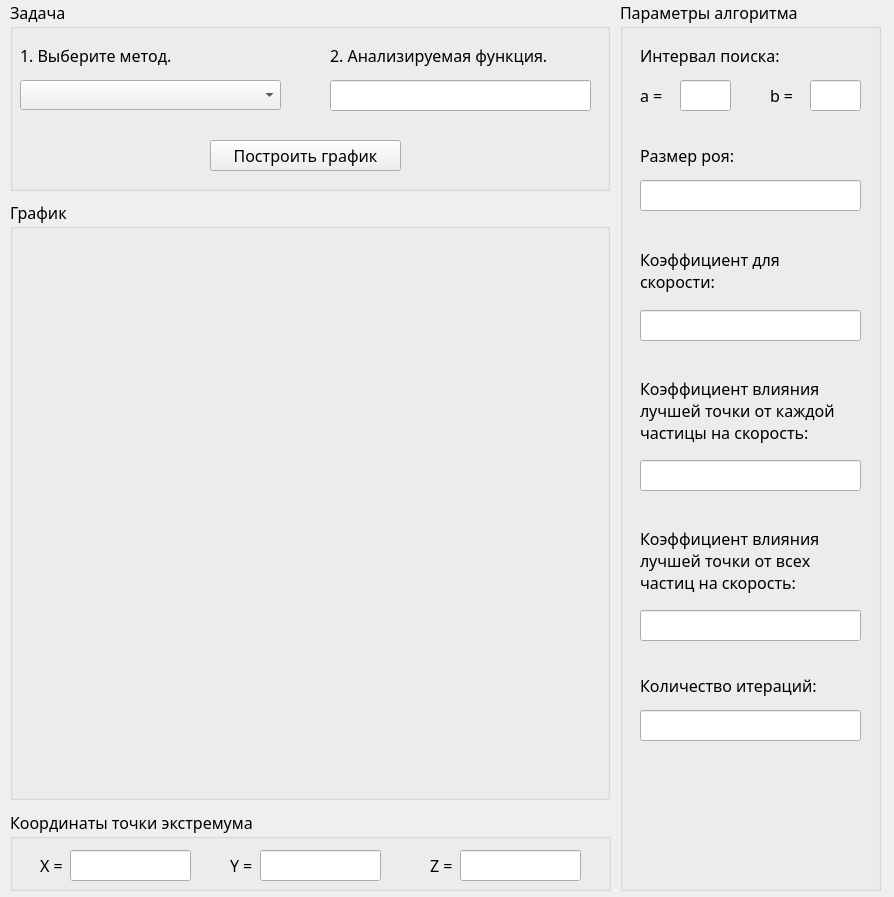
<?xml version="1.0" encoding="UTF-8"?>
<ui version="4.0">
 <class>MainWindow</class>
 <widget class="QMainWindow" name="MainWindow">
  <property name="geometry">
   <rect>
    <x>0</x>
    <y>0</y>
    <width>894</width>
    <height>897</height>
   </rect>
  </property>
  <property name="font">
   <font>
    <family>Calibri Light</family>
    <pointsize>12</pointsize>
   </font>
  </property>
  <property name="windowTitle">
   <string>Методы поисковой оптимизации</string>
  </property>
  <widget class="QWidget" name="centralwidget">
   <widget class="QGroupBox" name="groupBox">
    <property name="geometry">
     <rect>
      <x>10</x>
      <y>200</y>
      <width>600</width>
      <height>600</height>
     </rect>
    </property>
    <property name="title">
     <string>График</string>
    </property>
   </widget>
   <widget class="QGroupBox" name="groupBox_2">
    <property name="geometry">
     <rect>
      <x>10</x>
      <y>0</y>
      <width>600</width>
      <height>191</height>
     </rect>
    </property>
    <property name="title">
     <string>Задача</string>
    </property>
    <widget class="QComboBox" name="comboBox">
     <property name="geometry">
      <rect>
       <x>10</x>
       <y>80</y>
       <width>261</width>
       <height>30</height>
      </rect>
     </property>
     <property name="acceptDrops">
      <bool>false</bool>
     </property>
     <property name="autoFillBackground">
      <bool>false</bool>
     </property>
     <property name="editable">
      <bool>false</bool>
     </property>
     <property name="currentText">
      <string/>
     </property>
     <property name="currentIndex">
      <number>-1</number>
     </property>
     <property name="sizeAdjustPolicy">
      <enum>QComboBox::AdjustToContentsOnFirstShow</enum>
     </property>
     <property name="frame">
      <bool>true</bool>
     </property>
     <item>
      <property name="text">
       <string>Метод градиентного спуска с постоянным шагом</string>
      </property>
     </item>
     <item>
      <property name="text">
       <string>Симплекс-метод</string>
      </property>
     </item>
     <item>
      <property name="text">
       <string>Генетический алгоритм</string>
      </property>
     </item>
     <item>
      <property name="text">
       <string>Алгоритм роя частиц</string>
      </property>
     </item>
    </widget>
    <widget class="QLabel" name="label">
     <property name="geometry">
      <rect>
       <x>10</x>
       <y>40</y>
       <width>251</width>
       <height>31</height>
      </rect>
     </property>
     <property name="text">
      <string>1. Выберите метод.</string>
     </property>
    </widget>
    <widget class="QLabel" name="label_2">
     <property name="geometry">
      <rect>
       <x>320</x>
       <y>40</y>
       <width>241</width>
       <height>31</height>
      </rect>
     </property>
     <property name="text">
      <string>2. Анализируемая функция.</string>
     </property>
    </widget>
    <widget class="QLineEdit" name="lineEdit">
     <property name="geometry">
      <rect>
       <x>320</x>
       <y>80</y>
       <width>261</width>
       <height>31</height>
      </rect>
     </property>
     <property name="readOnly">
      <bool>true</bool>
     </property>
    </widget>
    <widget class="QPushButton" name="pushButton">
     <property name="geometry">
      <rect>
       <x>200</x>
       <y>140</y>
       <width>191</width>
       <height>31</height>
      </rect>
     </property>
     <property name="text">
      <string>Построить график</string>
     </property>
    </widget>
   </widget>
   <widget class="QGroupBox" name="groupBox_3">
    <property name="geometry">
     <rect>
      <x>10</x>
      <y>810</y>
      <width>601</width>
      <height>81</height>
     </rect>
    </property>
    <property name="title">
     <string>Координаты точки экстремума</string>
    </property>
    <widget class="QLabel" name="label_3">
     <property name="geometry">
      <rect>
       <x>30</x>
       <y>40</y>
       <width>55</width>
       <height>31</height>
      </rect>
     </property>
     <property name="text">
      <string>X = </string>
     </property>
    </widget>
    <widget class="QLineEdit" name="lineEdit_2">
     <property name="geometry">
      <rect>
       <x>60</x>
       <y>40</y>
       <width>121</width>
       <height>31</height>
      </rect>
     </property>
     <property name="readOnly">
      <bool>true</bool>
     </property>
    </widget>
    <widget class="QLabel" name="label_4">
     <property name="geometry">
      <rect>
       <x>220</x>
       <y>40</y>
       <width>55</width>
       <height>31</height>
      </rect>
     </property>
     <property name="text">
      <string>Y = </string>
     </property>
    </widget>
    <widget class="QLineEdit" name="lineEdit_3">
     <property name="geometry">
      <rect>
       <x>250</x>
       <y>40</y>
       <width>121</width>
       <height>31</height>
      </rect>
     </property>
     <property name="text">
      <string/>
     </property>
     <property name="readOnly">
      <bool>true</bool>
     </property>
    </widget>
    <widget class="QLineEdit" name="lineEdit_4">
     <property name="geometry">
      <rect>
       <x>450</x>
       <y>40</y>
       <width>121</width>
       <height>31</height>
      </rect>
     </property>
     <property name="text">
      <string/>
     </property>
     <property name="readOnly">
      <bool>true</bool>
     </property>
    </widget>
    <widget class="QLabel" name="label_5">
     <property name="geometry">
      <rect>
       <x>420</x>
       <y>40</y>
       <width>55</width>
       <height>31</height>
      </rect>
     </property>
     <property name="text">
      <string>Z = </string>
     </property>
    </widget>
   </widget>
   <widget class="QGroupBox" name="groupBox_4">
    <property name="geometry">
     <rect>
      <x>620</x>
      <y>0</y>
      <width>261</width>
      <height>891</height>
     </rect>
    </property>
    <property name="title">
     <string>Параметры алгоритма</string>
    </property>
    <widget class="QLabel" name="label_6">
     <property name="geometry">
      <rect>
       <x>20</x>
       <y>40</y>
       <width>201</width>
       <height>31</height>
      </rect>
     </property>
     <property name="text">
      <string>Интервал поиска:</string>
     </property>
    </widget>
    <widget class="QLabel" name="label_7">
     <property name="geometry">
      <rect>
       <x>20</x>
       <y>80</y>
       <width>41</width>
       <height>31</height>
      </rect>
     </property>
     <property name="text">
      <string>a = </string>
     </property>
    </widget>
    <widget class="QLineEdit" name="lineEdit_5">
     <property name="geometry">
      <rect>
       <x>60</x>
       <y>80</y>
       <width>51</width>
       <height>31</height>
      </rect>
     </property>
    </widget>
    <widget class="QLabel" name="label_8">
     <property name="geometry">
      <rect>
       <x>150</x>
       <y>80</y>
       <width>41</width>
       <height>31</height>
      </rect>
     </property>
     <property name="text">
      <string>b = </string>
     </property>
    </widget>
    <widget class="QLineEdit" name="lineEdit_6">
     <property name="geometry">
      <rect>
       <x>190</x>
       <y>80</y>
       <width>51</width>
       <height>31</height>
      </rect>
     </property>
    </widget>
    <widget class="QLabel" name="label_9">
     <property name="geometry">
      <rect>
       <x>20</x>
       <y>140</y>
       <width>201</width>
       <height>31</height>
      </rect>
     </property>
     <property name="text">
      <string>Размер роя:</string>
     </property>
    </widget>
    <widget class="QLineEdit" name="lineEdit_7">
     <property name="geometry">
      <rect>
       <x>20</x>
       <y>180</y>
       <width>221</width>
       <height>31</height>
      </rect>
     </property>
    </widget>
    <widget class="QLabel" name="label_10">
     <property name="geometry">
      <rect>
       <x>20</x>
       <y>240</y>
       <width>221</width>
       <height>61</height>
      </rect>
     </property>
     <property name="text">
      <string>&lt;html&gt;&lt;head/&gt;&lt;body&gt;&lt;p&gt;Коэффициент для&lt;br&gt;скорости:&lt;/p&gt;&lt;/body&gt;&lt;/html&gt;</string>
     </property>
    </widget>
    <widget class="QLineEdit" name="lineEdit_8">
     <property name="geometry">
      <rect>
       <x>20</x>
       <y>310</y>
       <width>221</width>
       <height>31</height>
      </rect>
     </property>
    </widget>
    <widget class="QLabel" name="label_11">
     <property name="geometry">
      <rect>
       <x>20</x>
       <y>370</y>
       <width>211</width>
       <height>81</height>
      </rect>
     </property>
     <property name="text">
      <string>&lt;html&gt;&lt;head/&gt;&lt;body&gt;&lt;p&gt;Коэффициент влияния&lt;br&gt;лучшей точки от каждой&lt;br&gt;частицы на скорость:&lt;/p&gt;&lt;/body&gt;&lt;/html&gt;</string>
     </property>
    </widget>
    <widget class="QLineEdit" name="lineEdit_9">
     <property name="geometry">
      <rect>
       <x>20</x>
       <y>460</y>
       <width>221</width>
       <height>31</height>
      </rect>
     </property>
    </widget>
    <widget class="QLabel" name="label_12">
     <property name="geometry">
      <rect>
       <x>20</x>
       <y>520</y>
       <width>211</width>
       <height>81</height>
      </rect>
     </property>
     <property name="text">
      <string>&lt;html&gt;&lt;head/&gt;&lt;body&gt;&lt;p&gt;Коэффициент влияния&lt;br/&gt;лучшей точки от всех&lt;br/&gt;частиц на скорость:&lt;/p&gt;&lt;/body&gt;&lt;/html&gt;</string>
     </property>
    </widget>
    <widget class="QLineEdit" name="lineEdit_10">
     <property name="geometry">
      <rect>
       <x>20</x>
       <y>610</y>
       <width>221</width>
       <height>31</height>
      </rect>
     </property>
    </widget>
    <widget class="QLabel" name="label_13">
     <property name="geometry">
      <rect>
       <x>20</x>
       <y>670</y>
       <width>201</width>
       <height>31</height>
      </rect>
     </property>
     <property name="text">
      <string>Количество итераций:</string>
     </property>
    </widget>
    <widget class="QLineEdit" name="lineEdit_11">
     <property name="geometry">
      <rect>
       <x>20</x>
       <y>710</y>
       <width>221</width>
       <height>31</height>
      </rect>
     </property>
     <property name="text">
      <string/>
     </property>
    </widget>
   </widget>
  </widget>
 </widget>
 <resources/>
 <connections/>
</ui>
